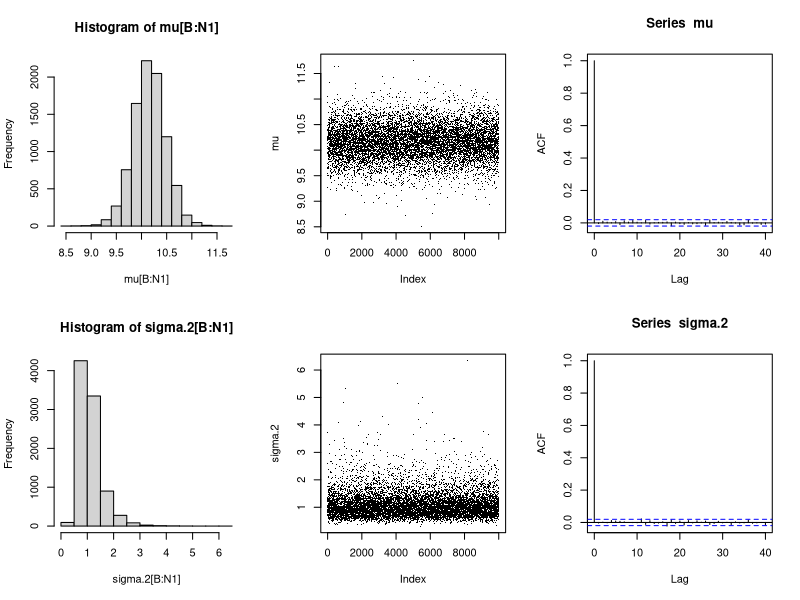

The R source for this figure:
# code for gibbs sampling example for normal likelihood with mu and tau unknown.
# initialize data
# 10 x values drawn from rnorm(10,10,1), using sigma = 1
x= c(11.001447,9.249269,9.437698,8.922587,11.971188,10.519513,8.699515,10.878161,11.350819,9.834667)
n = length(x)         
s.0 = 0.5      # set s.0 for prior on mu
m = 9.5        # set m for prior on mu
alpha = 3      # set alpha for prior on sigma.2
beta = 2       # set beta for prior on sigma.2
mu = c()       # make mu a vector
mu[1] = m      # intialize mu  
sigma.2 = c()  # make sigm.2 a vector
sigma.2[1] = beta/(alpha-1) # intialize sigma.2
# compute constants needed for iterations loop
x.bar = mean(x) # mean of x
mu.cons = (n*x.bar+s.0*m)/(n+s.0) # mu for full conditional 
alpha.sigma.2 = n/2+ alpha        # alpha for inverse gamma for sigma.2
beta.sigma.2 = (1/2)*sum((x-x.bar)^2)+(1/2)*(n*s.0*(x.bar-m)^2)/(n+s.0)+beta
#               beta for inverse gamma for sigma.2
#set loop counts
N = 10000
B = 1000
N1 = N+1       # iteration count - one above N
#begin iteration loop
for(i in 1:N1) {
	# get next iteration of mu
	mu[i+1] = rnorm(1,mu.cons,sqrt(sigma.2[i]/(n+s.0))) # Gibbs sample mu
      # get next iteration of tau
	sigma.2[i+1] = 1/rgamma(1,alpha.sigma.2,beta.sigma.2) # Gibbs sample sigma.2
}
#     compute mean and variances of mu and sigma.2 exculding burn in iterations
mean(mu[B:N1])
var(mu[B:N1])
mean(sigma.2[B:N1])
var(sigma.2[B:N1])
par(mfrow=c(2,3))    # graph histograms, traces and autocorrelations
hist(mu[B:N1])       # should be t distribution
plot(mu,type='p',pch='.') # shows good mixing
acf(mu)              # shows little correlation of iterates
#
hist(sigma.2[B:N1])      # should be a gamma distribution
plot(sigma.2,type='p',pch='.')   # shows good mixing
acf(sigma.2)             # shows little correlation of iterates
# credible intervals
# credible interval for mu
mu.cr = mu[B:N1]
mu.cr = sort(mu)
sigma.2.cr = sigma.2[B:N1]
sigma.2.cr = sort(sigma.2)
L = as.integer((N1-B)*.025)
U = as.integer((N1-B)*.975)
msg.cred.mu = paste(c("(",mu.cr[L],",",mu.cr[U],")"))
print(msg.cred.mu,quote=FALSE)
#credible interval for tau
msg.cred.sigma.2 = paste(c("(",sigma.2.cr[L],",",sigma.2.cr[U],")"))
print(msg.cred.sigma.2,quote=FALSE)
#check with data
#frequentist values
x.bar         # check with mean of mu, expect to be a little greater
var(x)/n      # check with the variance of mu, expect to be similar
t.alpha.2 = qt(.975,9)
L.frq = x.bar-t.alpha.2*sd(x)/sqrt(n)
U.frq = x.bar+t.alpha.2*sd(x)/sqrt(n)
# confidence interval
msg.freq.mu = paste(c("(",L.frq,",",U.frq,")"))
print(msg.freq.mu,quote=FALSE)
# further checks for sigma.2 mean, sigma.2 variance
sigma.2.data = var(x)
sigma.2.data      # check with mean of sigma.2, expect to be similar
beta.sigma.2/(alpha.sigma.2-1)   # check with mean of marginal distribution of sigma.2,
#                                 expect to be close
beta.sigma.2^2/((alpha.sigma.2-1)^2*(alpha.sigma.2-2)) # check with variance of the marginal distribution of
#                                                        sigma.2, expect to be close



